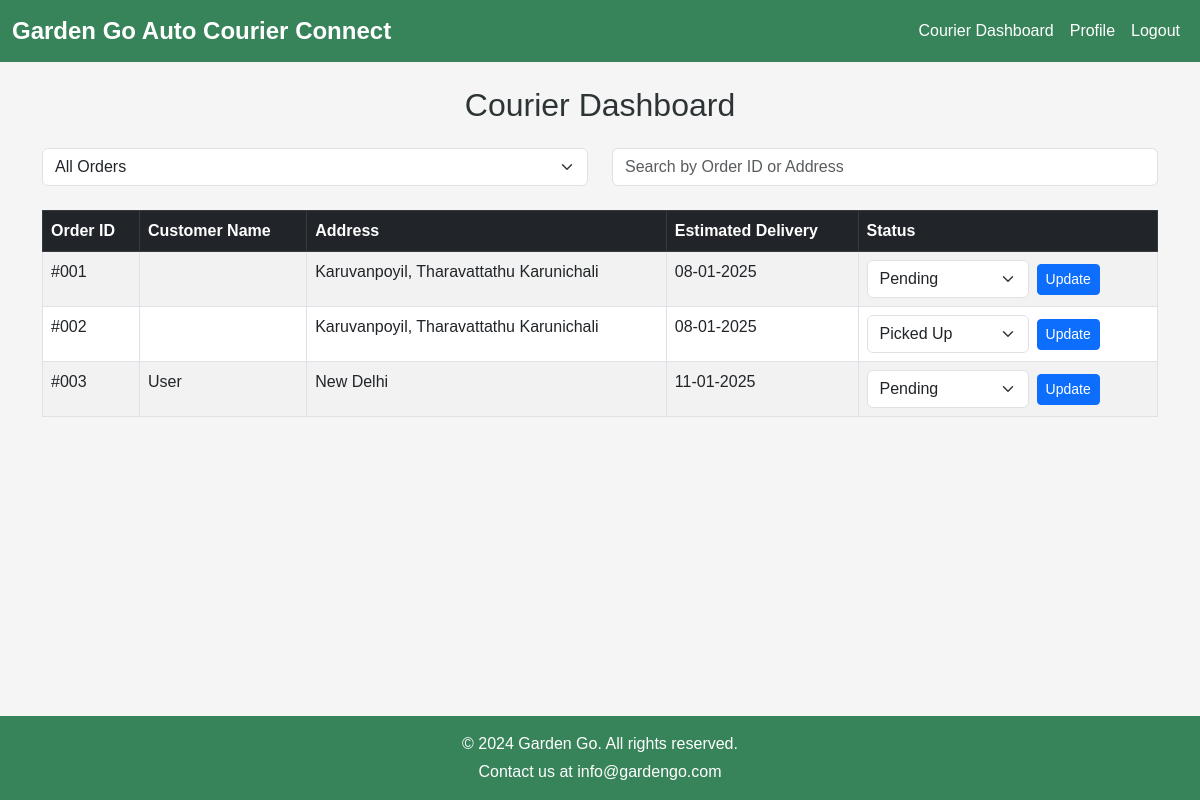
The page /courier_dashboard (signed in) on the database its author committed.
### models.py (models this page shows, shortened)
class Order(db.Model):
    __tablename__ = 'order'
    order_id = db.Column(db.Integer, primary_key=True)
    user_id = db.Column(db.Integer, db.ForeignKey('users.user_id'))
    assigned_to = db.Column(db.Integer, db.ForeignKey('users.user_id'))  # New attribute
    status = db.Column(db.String, nullable=False)
    address = db.Column(db.String(300))
    estimated_delivery = db.Column(db.DateTime)
    actual_delivery = db.Column(db.DateTime)
    updated_at = db.Column(db.DateTime, default=datetime.utcnow)
    total_price = db.Column(db.Float, nullable=False)
    shipping_cost = db.Column(db.Float, nullable=False)
    pincode = db.Column(db.String)
    created_at = db.Column(db.DateTime, default=datetime.utcnow)
    user = db.relationship('User', foreign_keys=[user_id], back_populates='orders')  # Updated
    assigned_user = db.relationship('User', foreign_keys=[assigned_to], back_populates='assigned_orders')  # New relationship
    order_items = db.relationship('OrderItem', back_populates='order')

class User(db.Model, UserMixin):
    __tablename__ = 'users'
    user_id = db.Column(db.Integer, primary_key=True)
    name = db.Column(db.String(150), nullable=False)
    email = db.Column(db.String(150), unique=True, nullable=False)
    password_hash = db.Column(db.String(256), nullable=False)
    role = db.Column(db.String(50), nullable=False)
    created_at = db.Column(db.DateTime, default=datetime.utcnow)
    profile_updated_at = db.Column(db.DateTime)
    last_login = db.Column(db.DateTime)
    address = db.Column(db.String(300))
    phone_number = db.Column(db.String(15))
    pincode = db.Column(db.String(10))
    region = db.Column(db.String(50))
    country = db.Column(db.String(50), default="India")
    vehicle_info = db.Column(db.String(150))
    vehicle_number = db.Column(db.String(50))
    orders = db.relationship('Order', foreign_keys='Order.user_id', back_populates='user')  # Updated
    assigned_orders = db.relationship('Order', foreign_keys='Order.assigned_to', back_populates='assigned_user')  # New relationship
    carts = db.relationship('Cart', back_populates='user')
    password_resets = db.relationship('PasswordReset', back_populates='user')
    subscriptions = db.relationship('Subscription', back_populates='user')

### app.py (the view)
@app.route('/courier_dashboard')
@login_required
def courier_dashboard():
    if current_user.role != 'Courier':
        abort(403)  # Forbidden for non-couriers
    assigned_orders = Order.query.filter_by(assigned_to=current_user.user_id).all()
    return render_template('courier_dashboard.html', assigned_orders=assigned_orders)

### app.py (called while the page is built)
@login_manager.user_loader
def load_user(user_id):
    return User.query.get(int(user_id))

@app.before_request
def update_last_login():
    if current_user.is_authenticated:
        current_user.last_login = datetime.utcnow()
        db.session.commit()

### templates/courier_dashboard.html (shortened to what this page needs)
{% extends "base.html" %}
{% block css %}
<link
  rel="stylesheet"
  href="{{ url_for('static', filename='css/courier_dashboard.css') }}"
/>
{% endblock %}
{% block content %}
<div class="container py-4" id="courier-container">
  <h2 class="text-center mb-4">Courier Dashboard</h2>
  <div class="row mb-3">
    <div class="col-md-6 mb-2">
      <select class="form-select" id="orderStatusFilter">
        <option value="">All Orders</option>
      </select>
    </div>
    <div class="col-md-6 mb-2">
      <input
        type="text"
        id="searchInput"
        class="form-control"
        placeholder="Search by Order ID or Address"
      />
    </div>
  </div>
  <div class="table-responsive">
    <table class="table table-striped table-bordered">
      <thead class="table-dark">
        <tr>
          <th>Order ID</th>
          <th>Customer Name</th>
          <th>Address</th>
          <th>Estimated Delivery</th>
          <th>Status</th>
        </tr>
      </thead>
      <tbody id="ordersTable">
        {% for order in assigned_orders %}
        <tr data-status="{{ order.status }}">
          <td>#00{{ order.order_id }}</td>
          <td>{{ order.user.name }}</td>
          <td>{{ order.address }}</td>
          <td>{{ order.estimated_delivery.strftime('%d-%m-%Y') if order.estimated_delivery else 'N/A' }}</td>
          <td>
            <div class="d-flex flex-wrap align-items-center">
              <select class="form-select status-update me-2" data-order-id="{{ order.order_id }}" style="width: auto;">
                <option value="Pending" {% if order.status == 'Pending' %}selected{% endif %}>Pending</option>
                <option value="Picked Up" {% if order.status == 'Picked Up' %}selected{% endif %}>Picked Up</option>
              </select>
              <button class="btn btn-primary btn-sm update-status-btn" data-order-id="{{ order.order_id }}">Update</button>
            </div>
          </td>
        </tr>
        {% else %}
        <tr>
          <td colspan="6" class="text-center">No assigned orders found.</td>
        </tr>
        {% endfor %}
      </tbody>
    </table>
  </div>
</div>
{% endblock %}

### static/css/base.css (style rules this page uses)
* { box-sizing: border-box; margin: 0; padding: 0; }
body { font-family: Arial, sans-serif; background-color: #f5f5f5; color: #2d3436; }

### static/css/courier_dashboard.css (style rules this page uses)
#courier-container { min-height: calc(100vh - 146px); }
.table-striped tbody tr:nth-of-type(odd) { background-color: rgba(0, 0, 0, 0.05); }
.table-dark { background-color: #343a40; color: #fff; }

### rows shown on the page
Order: order_id "1", address "Karuvanpoyil, Tharavattathu Karunichali", estimated_delivery "08-01-2025", status+order_id "Pending"
Order: order_id "2", address "Karuvanpoyil, Tharavattathu Karunichali", estimated_delivery "08-01-2025", status+order_id "Picked Up"
Order: order_id "3", user.name "User", address "New Delhi", estimated_delivery "11-01-2025", status+order_id "Pending"
